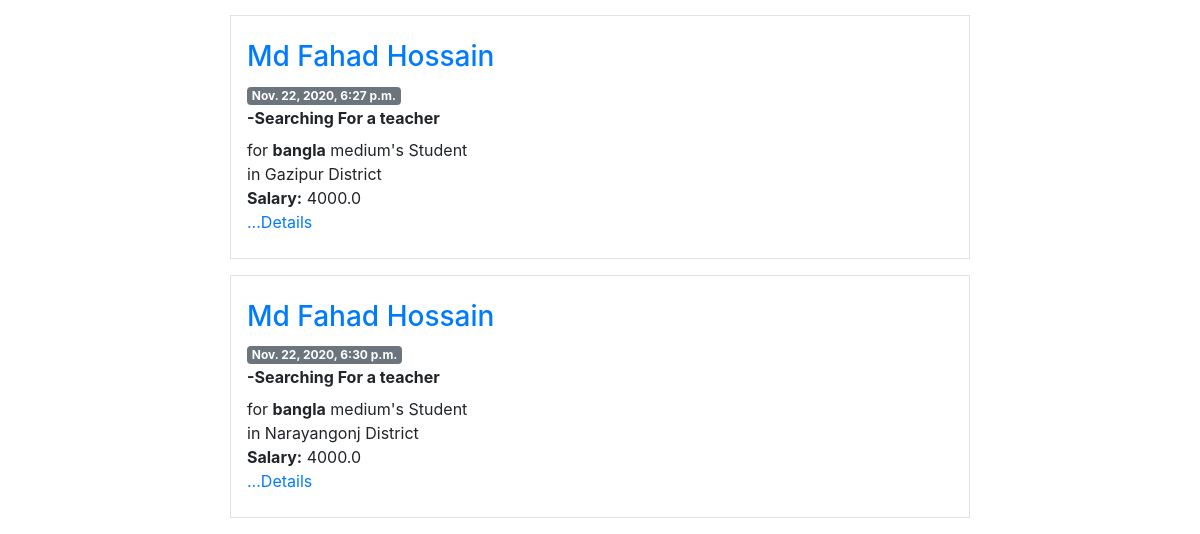
The app's page / (lower part), older data.
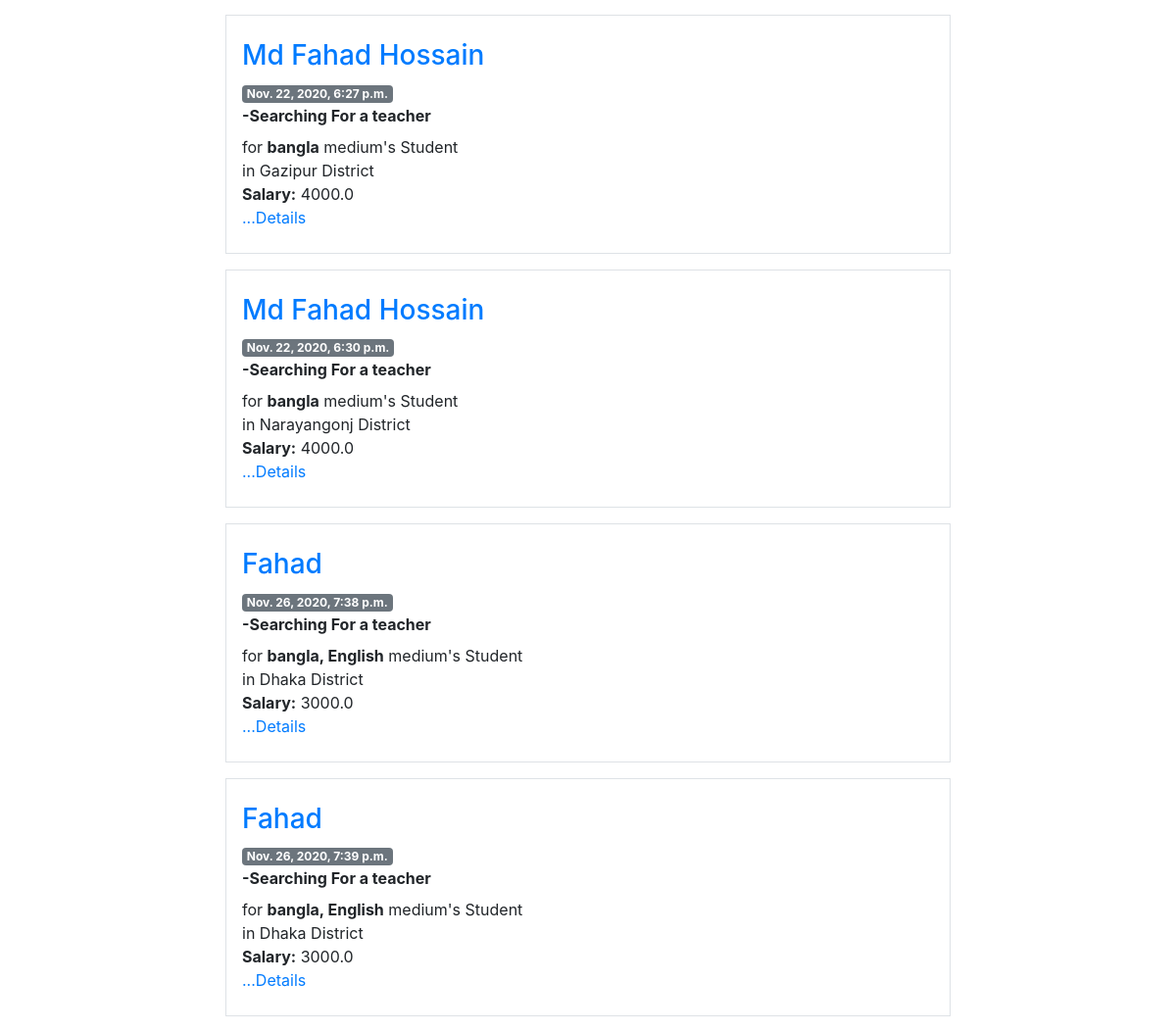
The same page, newer data.
### tuition/models.py (models this page shows, shortened)
class Post(models.Model):
    CATEGORY=(
        ('Teacher','Teacher'),
        ('Student','Student'),
    )
    MEDIUM=(
        ('bangla','bangla'),
        ('English','English'),
        ('Urdu','Urdu'),
        ('Hindi','Hindi'),
        ('Arabic','Arabic'),
    )
    user=models.ForeignKey(User,on_delete=models.CASCADE, blank=True, null= True)
    id=models.AutoField(primary_key=True)
    title=models.CharField(max_length=101)
    slug=models.CharField(max_length=100, default=title)
    email=models.EmailField()
    salary=models.FloatField()
    details=models.TextField()
    available=models.BooleanField()
    category=models.CharField(max_length=100,choices=CATEGORY)
    created_at=models.DateTimeField(default=now)
    image=models.ImageField(default='default.jpg', upload_to='tuition/images')
    medium=MultiSelectField(max_length=100, max_choices=5, choices=MEDIUM, default='bangla')
    subject=models.ManyToManyField(Subject, related_name='subject_set')
    class_in=models.ManyToManyField(Class_in, related_name='class_set')
    district=models.CharField(max_length=100, null=True, blank=True)
    likes=models.ManyToManyField(User, related_name='post_likes')
    views=models.ManyToManyField(User, related_name='post_views')
    objects=models.Manager()
    items=PostManager()

### tuition/views.py (the view)
# urls.py: path('',PostListView.as_view(), name="homeview"),
class PostListView(ListView):
    template_name='tuition/postlist.html'
    queryset=Post.objects.all()
    context_object_name='posts'
    def get_context_data(self,*args, **kwargs):
        context=super().get_context_data(*args, **kwargs)
        posts=context.get('object_list')
        context['posts']= posts
        context['subjects']= Subject.objects.all()
        context['classes']= Class_in.objects.all()
        return context

### tuition/models.py (called while the page is built)
    def __str__(self):
        return self.name

    def __str__(self):
        return self.name

### templates/tuition/postlist.html (shortened to what this page needs)
{% extends 'basic.html' %}
{% block body %}
<div class="container">
  {% for p in posts %}
  <div class="col-md-8 offset-md-2 mb-3 p-3 border">
    <div class="row  my-2 position-relative">
      <div class="col d-flex flex-column">
        <strong class="d-inline-block mb-2">
          <div>
            <a href="/session/otherprofile/{{p.user.username}}/">
              <h3> {% if p.user.get_full_name %}{{p.user.get_full_name}} {% else %} {{p.user.username}} {% endif %}
              </h3>
            </a>
            <span class="badge badge-secondary">{{p.created_at}}</span>
          </div>
          -Searching For a teacher
        </strong>
        <div class="preview">
          for <b> {{p.medium}}</b> medium's Student <br>
          in {{p.district}} District <br>
          <b>Salary:</b> {{p.salary}} <br>
          <p class="card-text">
            <a href="/tuition/postdetail/{{p.id}}/"> ...Details</a>
          </p>
        </div>
      </div>
    </div>
  </div>
  {% endfor %}
</div>
{% endblock body %}

Row changes from the older to the newer data that the page shows:
added Post: user.username "Fahad", created_at "Nov. 26, 2020, 7:38 p.m.", medium "bangla, English", district "Dhaka", salary "3000.0"
added Post: user.username "Fahad", created_at "Nov. 26, 2020, 7:39 p.m.", medium "bangla, English", district "Dhaka", salary "3000.0"
